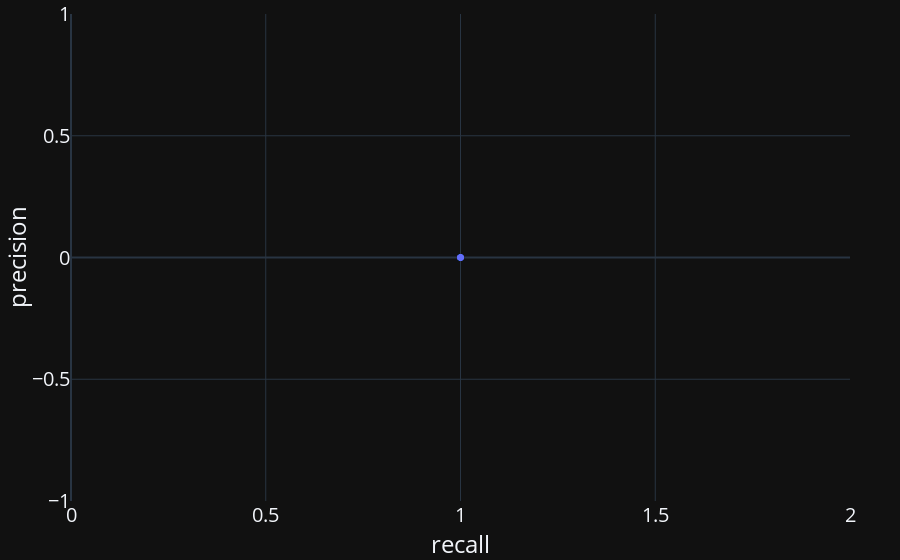

Here is the notebook cell this chart was saved with:
### Code cell
precision, recall, thresholds = precision_recall_curve(default["default_status"], yhat_probabilities[:, 1], pos_label = "Paid")

precision_recall_data = pd.DataFrame({"precision" : precision[:-1], "recall": recall[:-1], "T": thresholds})
fig = px.line(precision_recall_data, y = "precision", x = "recall", hover_name = "T", markers = True)
standardize_figure(fig)
fig.update_layout(legend_title= "", legend=dict(x=0.05, y=0.05, bordercolor="White", borderwidth=2))
fig.show()

### Figure 1 — Plotly figure (JSON) as saved in the notebook; plotly's stock layout.template omitted (floating-point values rounded to 4 significant figures)
{"data": [{"hovertemplate": "<b>%{hovertext}</b><br><br>recall=%{x}<br>precision=%{y}<extra></extra>", "hovertext": [0.0, 0.01515, 0.0303, 0.04545, 0.06061, 0.07576, 0.09091, 0.1061, 0.1212, 0.1364, 0.1515, 0.1667, 0.1818, 0.197, 0.2121, 0.2273, 0.2424, 0.2576, 0.2727, 0.2879, 0.303, 0.3182, 0.3333, 0.3485, 0.3636, 0.3788, 0.3939, 0.4091, 0.4242, 0.4394, 0.4545, 0.4697, 0.4848, 0.5, 0.5152, 0.5303, 0.5455, 0.5606, 0.5758, 0.5909, 0.6364], "legendgroup": "", "line": {"color": "#636efa", "dash": "solid"}, "marker": {"symbol": "circle"}, "mode": "markers+lines", "name": "", "orientation": "v", "showlegend": false, "x": [1.0, 1.0, 1.0, 1.0, 1.0, 1.0, 1.0, 1.0, 1.0, 1.0, 1.0, 1.0, 1.0, 1.0, 1.0, 1.0, 1.0, 1.0, 1.0, 1.0, 1.0, 1.0, 1.0, 1.0, 1.0, 1.0, 1.0, 1.0, 1.0, 1.0, 1.0, 1.0, 1.0, 1.0, 1.0, 1.0, 1.0, 1.0, 1.0, 1.0, 1.0], "xaxis": "x", "y": [0.0, 0.0, 0.0, 0.0, 0.0, 0.0, 0.0, 0.0, 0.0, 0.0, 0.0, 0.0, 0.0, 0.0, 0.0, 0.0, 0.0, 0.0, 0.0, 0.0, 0.0, 0.0, 0.0, 0.0, 0.0, 0.0, 0.0, 0.0, 0.0, 0.0, 0.0, 0.0, 0.0, 0.0, 0.0, 0.0, 0.0, 0.0, 0.0, 0.0, 0.0], "yaxis": "y", "type": "scatter"}], "layout": {"xaxis": {"anchor": "y", "domain": [0.0, 1.0], "title": {"text": "recall"}}, "yaxis": {"anchor": "x", "domain": [0.0, 1.0], "title": {"text": "precision"}}, "legend": {"tracegroupgap": 0, "title": {"text": ""}, "x": 0.05, "y": 0.05, "bordercolor": "White", "borderwidth": 2}, "margin": {"t": 1, "l": 50, "r": 50, "b": 0}, "font": {"size": 20}}}
